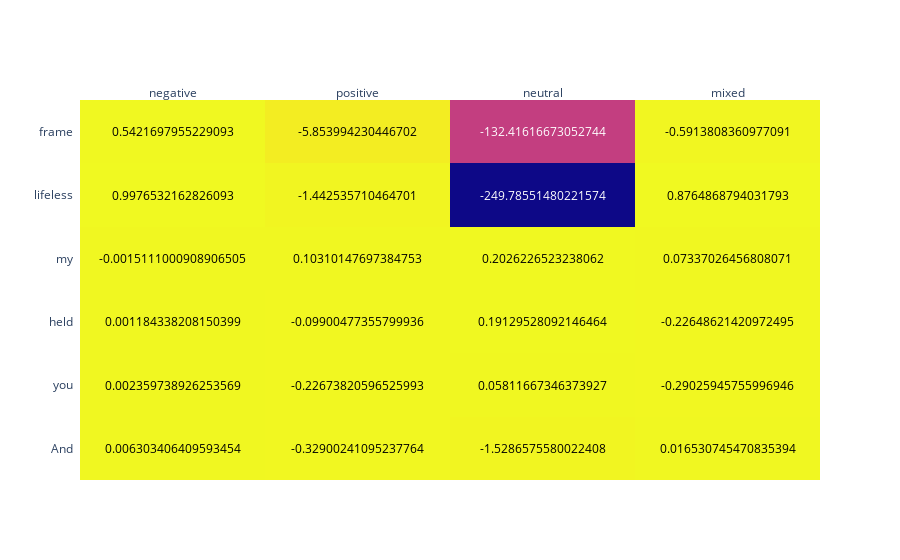

Notebook code cell kept with this figure:
### Code cell
fig = ff.create_annotated_heatmap(scores_matrix, x=labels, y=split_sentence)
fig.show()

### Figure 1 — Plotly figure (JSON) as saved in the notebook; plotly's stock layout.template omitted (floating-point values rounded to 4 significant figures)
{"data": [{"colorscale": [[0, "#0d0887"], [0.1111, "#46039f"], [0.2222, "#7201a8"], [0.3333, "#9c179e"], [0.4444, "#bd3786"], [0.5556, "#d8576b"], [0.6667, "#ed7953"], [0.7778, "#fb9f3a"], [0.8889, "#fdca26"], [1, "#f0f921"]], "reversescale": false, "showscale": false, "type": "heatmap", "x": ["negative", "positive", "neutral", "mixed"], "y": ["And", "you", "held", "my", "lifeless", "frame"], "z": [[0.006303, -0.329, -1.529, 0.01653], [0.00236, -0.2267, 0.05812, -0.2903], [0.001184, -0.099, 0.1913, -0.2265], [-0.001511, 0.1031, 0.2026, 0.07337], [0.9977, -1.443, -249.8, 0.8765], [0.5422, -5.854, -132.4, -0.5914]]}], "layout": {"annotations": [{"font": {"color": "#000000"}, "showarrow": false, "text": "0.006303406409593454", "x": "negative", "xref": "x", "y": "And", "yref": "y"}, {"font": {"color": "#000000"}, "showarrow": false, "text": "-0.32900241095237764", "x": "positive", "xref": "x", "y": "And", "yref": "y"}, {"font": {"color": "#000000"}, "showarrow": false, "text": "-1.5286575580022408", "x": "neutral", "xref": "x", "y": "And", "yref": "y"}, {"font": {"color": "#000000"}, "showarrow": false, "text": "0.016530745470835394", "x": "mixed", "xref": "x", "y": "And", "yref": "y"}, {"font": {"color": "#000000"}, "showarrow": false, "text": "0.002359738926253569", "x": "negative", "xref": "x", "y": "you", "yref": "y"}, {"font": {"color": "#000000"}, "showarrow": false, "text": "-0.22673820596525993", "x": "positive", "xref": "x", "y": "you", "yref": "y"}, {"font": {"color": "#000000"}, "showarrow": false, "text": "0.05811667346373927", "x": "neutral", "xref": "x", "y": "you", "yref": "y"}, {"font": {"color": "#000000"}, "showarrow": false, "text": "-0.29025945755996946", "x": "mixed", "xref": "x", "y": "you", "yref": "y"}, {"font": {"color": "#000000"}, "showarrow": false, "text": "0.001184338208150399", "x": "negative", "xref": "x", "y": "held", "yref": "y"}, {"font": {"color": "#000000"}, "showarrow": false, "text": "-0.09900477355799936", "x": "positive", "xref": "x", "y": "held", "yref": "y"}, {"font": {"color": "#000000"}, "showarrow": false, "text": "0.19129528092146464", "x": "neutral", "xref": "x", "y": "held", "yref": "y"}, {"font": {"color": "#000000"}, "showarrow": false, "text": "-0.22648621420972495", "x": "mixed", "xref": "x", "y": "held", "yref": "y"}, {"font": {"color": "#000000"}, "showarrow": false, "text": "-0.0015111000908906505", "x": "negative", "xref": "x", "y": "my", "yref": "y"}, {"font": {"color": "#000000"}, "showarrow": false, "text": "0.10310147697384753", "x": "positive", "xref": "x", "y": "my", "yref": "y"}, {"font": {"color": "#000000"}, "showarrow": false, "text": "0.2026226523238062", "x": "neutral", "xref": "x", "y": "my", "yref": "y"}, {"font": {"color": "#000000"}, "showarrow": false, "text": "0.07337026456808071", "x": "mixed", "xref": "x", "y": "my", "yref": "y"}, {"font": {"color": "#000000"}, "showarrow": false, "text": "0.9976532162826093", "x": "negative", "xref": "x", "y": "lifeless", "yref": "y"}, {"font": {"color": "#000000"}, "showarrow": false, "text": "-1.442535710464701", "x": "positive", "xref": "x", "y": "lifeless", "yref": "y"}, {"font": {"color": "#FFFFFF"}, "showarrow": false, "text": "-249.78551480221574", "x": "neutral", "xref": "x", "y": "lifeless", "yref": "y"}, {"font": {"color": "#000000"}, "showarrow": false, "text": "0.8764868794031793", "x": "mixed", "xref": "x", "y": "lifeless", "yref": "y"}, {"font": {"color": "#000000"}, "showarrow": false, "text": "0.5421697955229093", "x": "negative", "xref": "x", "y": "frame", "yref": "y"}, {"font": {"color": "#000000"}, "showarrow": false, "text": "-5.853994230446702", "x": "positive", "xref": "x", "y": "frame", "yref": "y"}, {"font": {"color": "#FFFFFF"}, "showarrow": false, "text": "-132.41616673052744", "x": "neutral", "xref": "x", "y": "frame", "yref": "y"}, {"font": {"color": "#000000"}, "showarrow": false, "text": "-0.5913808360977091", "x": "mixed", "xref": "x", "y": "frame", "yref": "y"}], "xaxis": {"dtick": 1, "gridcolor": "rgb(0, 0, 0)", "side": "top", "ticks": ""}, "yaxis": {"dtick": 1, "ticks": "", "ticksuffix": "  "}}}
